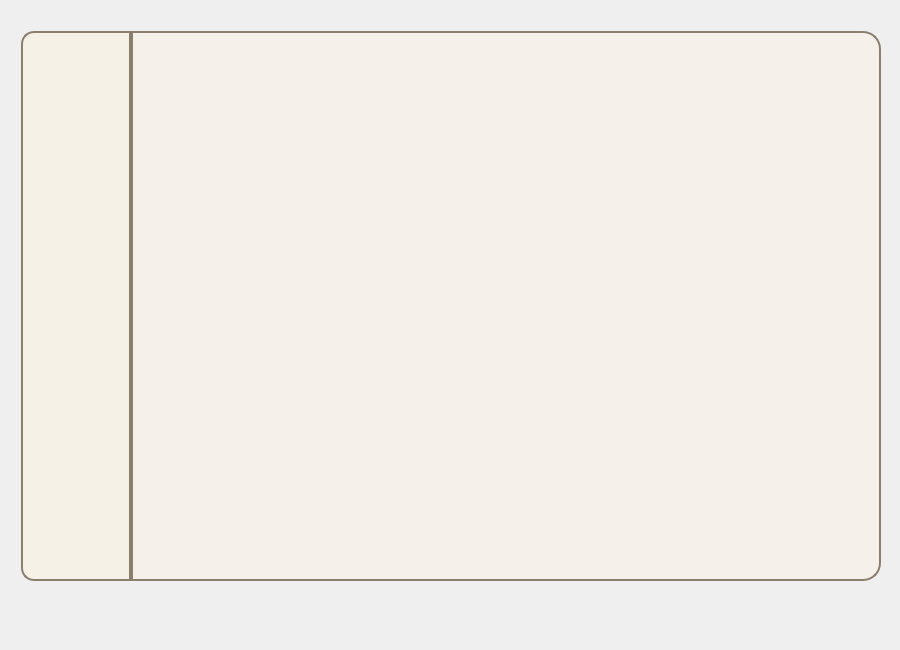
<?xml version="1.0" encoding="UTF-8"?>
<ui version="4.0">
 <class>AdminDashboardWidget</class>
 <widget class="QWidget" name="AdminDashboardWidget">
  <property name="geometry">
   <rect>
    <x>0</x>
    <y>0</y>
    <width>900</width>
    <height>650</height>
   </rect>
  </property>
  <property name="sizePolicy">
   <sizepolicy hsizetype="Expanding" vsizetype="Expanding">
    <horstretch>0</horstretch>
    <verstretch>0</verstretch>
   </sizepolicy>
  </property>
  <property name="minimumSize">
   <size>
    <width>900</width>
    <height>650</height>
   </size>
  </property>
  <property name="windowTitle">
   <string>Form</string>
  </property>
  <layout class="QGridLayout" name="gridLayout">
   <item row="0" column="0">
    <widget class="QWidget" name="containerWidget" native="true">
     <property name="sizePolicy">
      <sizepolicy hsizetype="Preferred" vsizetype="Preferred">
       <horstretch>0</horstretch>
       <verstretch>0</verstretch>
      </sizepolicy>
     </property>
     <property name="minimumSize">
      <size>
       <width>900</width>
       <height>650</height>
      </size>
     </property>
     <property name="maximumSize">
      <size>
       <width>900</width>
       <height>650</height>
      </size>
     </property>
     <property name="layoutDirection">
      <enum>Qt::LeftToRight</enum>
     </property>
     <widget class="QWidget" name="sidebar_widget" native="true">
      <property name="geometry">
       <rect>
        <x>10</x>
        <y>20</y>
        <width>110</width>
        <height>550</height>
       </rect>
      </property>
      <property name="sizePolicy">
       <sizepolicy hsizetype="Preferred" vsizetype="Preferred">
        <horstretch>0</horstretch>
        <verstretch>0</verstretch>
       </sizepolicy>
      </property>
      <property name="minimumSize">
       <size>
        <width>110</width>
        <height>550</height>
       </size>
      </property>
      <property name="maximumSize">
       <size>
        <width>110</width>
        <height>550</height>
       </size>
      </property>
      <property name="styleSheet">
       <string notr="true">QWidget#sidebar_widget {
    /* رنگ کرمی ملایم با شفافیت برای دیده شدن ویدیو */
    background-color: rgba(247, 241, 227, 0.8); 
    border: 2px solid #8c7e6d; /* مرز قهوه‌ای مات و کلاسیک */
	border-top-left-radius: 13px;
	border-bottom-left-radius: 13px;
}

/* استایل لایبل‌ها یا عناوین متنی داخل باکس */
QLabel {
    color: #4a3728; /* قهوه‌ای سوخته */
    font-family: &quot;Georgia&quot;, &quot;serif&quot;, &quot;B Nazanin&quot;; /* فونت کلاسیک */
    font-weight: bold;
    font-size: 17px;
    background-color: transparent;
	border: none;
}

/* =================================================================
   استایل جادویی و شکلاتی برای دکمه‌های درون ویجت کتاب الکترونیک
==================================================================== */

QWidget QPushButton {
    background: none;
    background-color: transparent;

    border: 1px solid transparent;

    border-top-left-radius: 10px;
    border-bottom-left-radius: 10px;
    border-top-right-radius: 0px;
    border-bottom-right-radius: 0px;

    padding: 6px;
}


/* Hover — روشن و نرم */
QWidget QPushButton:hover {
    background-color: rgba(210, 170, 110, 45);
    border: 1px solid rgba(230, 190, 130, 90);
}


/* Pressed */
QWidget QPushButton:pressed {
    background-color: rgba(190, 145, 85, 70);
    border: 1px solid rgba(220, 180, 120, 120);
}


/* Checked */
QWidget QPushButton:checked {
    background-color: rgba(200, 160, 100, 60);
    border: 1px solid rgba(240, 210, 150, 130);
}


/* Checked + Hover */
QWidget QPushButton:checked:hover {
    background-color: rgba(215, 175, 115, 75);
    border: 1px solid rgba(250, 220, 170, 160);
}</string>
      </property>
      <widget class="QPushButton" name="users_pushButton">
       <property name="geometry">
        <rect>
         <x>9</x>
         <y>110</y>
         <width>101</width>
         <height>109</height>
        </rect>
       </property>
       <property name="sizePolicy">
        <sizepolicy hsizetype="Fixed" vsizetype="Fixed">
         <horstretch>0</horstretch>
         <verstretch>0</verstretch>
        </sizepolicy>
       </property>
       <property name="text">
        <string/>
       </property>
       <property name="icon">
        <iconset resource="resources.qrc">
         <normaloff>:/resources/profile_icon.svg</normaloff>:/resources/profile_icon.svg</iconset>
       </property>
       <property name="iconSize">
        <size>
         <width>95</width>
         <height>95</height>
        </size>
       </property>
       <property name="checkable">
        <bool>true</bool>
       </property>
       <property name="checked">
        <bool>false</bool>
       </property>
       <attribute name="buttonGroup">
        <string notr="true">buttonGroup</string>
       </attribute>
      </widget>
      <widget class="QPushButton" name="books_pushButton">
       <property name="geometry">
        <rect>
         <x>9</x>
         <y>326</y>
         <width>101</width>
         <height>114</height>
        </rect>
       </property>
       <property name="sizePolicy">
        <sizepolicy hsizetype="Fixed" vsizetype="Fixed">
         <horstretch>0</horstretch>
         <verstretch>0</verstretch>
        </sizepolicy>
       </property>
       <property name="text">
        <string/>
       </property>
       <property name="icon">
        <iconset resource="resources.qrc">
         <normaloff>:/resources/library_icon.svg</normaloff>:/resources/library_icon.svg</iconset>
       </property>
       <property name="iconSize">
        <size>
         <width>100</width>
         <height>100</height>
        </size>
       </property>
       <property name="checkable">
        <bool>true</bool>
       </property>
       <property name="checked">
        <bool>false</bool>
       </property>
       <attribute name="buttonGroup">
        <string notr="true">buttonGroup</string>
       </attribute>
      </widget>
     </widget>
     <widget class="QStackedWidget" name="stackedWidget">
      <property name="geometry">
       <rect>
        <x>120</x>
        <y>20</y>
        <width>750</width>
        <height>550</height>
       </rect>
      </property>
      <property name="sizePolicy">
       <sizepolicy hsizetype="Preferred" vsizetype="Preferred">
        <horstretch>0</horstretch>
        <verstretch>0</verstretch>
       </sizepolicy>
      </property>
      <property name="minimumSize">
       <size>
        <width>750</width>
        <height>550</height>
       </size>
      </property>
      <property name="maximumSize">
       <size>
        <width>750</width>
        <height>550</height>
       </size>
      </property>
      <property name="styleSheet">
       <string notr="true">QStackedWidget {
    background-color: rgba(255, 245, 225, 90);
    border: 2px solid #8c7e6d;

    /* گوشه‌های چپ صاف */
    border-top-left-radius: 0px;
    border-bottom-left-radius: 0px;

    /* گوشه‌های راست گرد */
    border-top-right-radius: 18px;
    border-bottom-right-radius: 18px;
}</string>
      </property>
      <property name="currentIndex">
       <number>-1</number>
      </property>
     </widget>
    </widget>
   </item>
  </layout>
 </widget>
 <resources>
  <include location="resources.qrc"/>
 </resources>
 <connections/>
 <buttongroups>
  <buttongroup name="buttonGroup"/>
 </buttongroups>
</ui>
